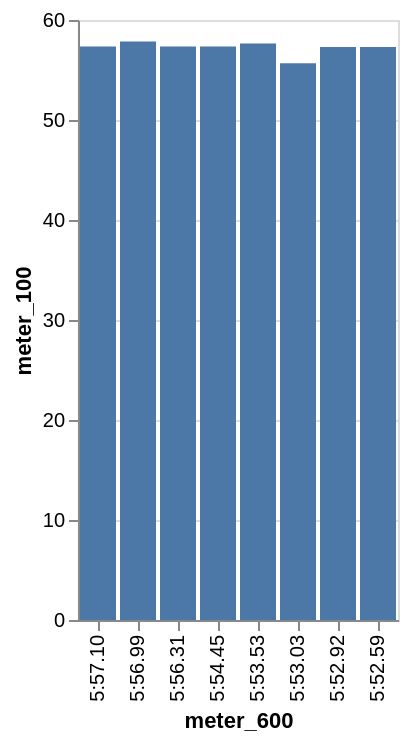

Write a Vega-Lite specification for this figure.
### Vega-Lite specification from a JSON file in a GitHub repository (floating-point values rounded to 4 significant figures)
{"data": {"values": [{"x_data": "5:57.10", "y_data": 57.34}, {"x_data": "5:56.99", "y_data": 57.84}, {"x_data": "5:56.31", "y_data": 57.34}, {"x_data": "5:54.45", "y_data": 57.35}, {"x_data": "5:53.53", "y_data": 57.66}, {"x_data": "5:53.03", "y_data": 55.67}, {"x_data": "5:52.92", "y_data": 57.31}, {"x_data": "5:52.59", "y_data": 57.31}]}, "mark": "bar", "encoding": {"x": {"field": "x_data", "type": "nominal", "title": "meter_600", "sort": "descending"}, "y": {"field": "y_data", "type": "quantitative", "title": "meter_100"}}}
